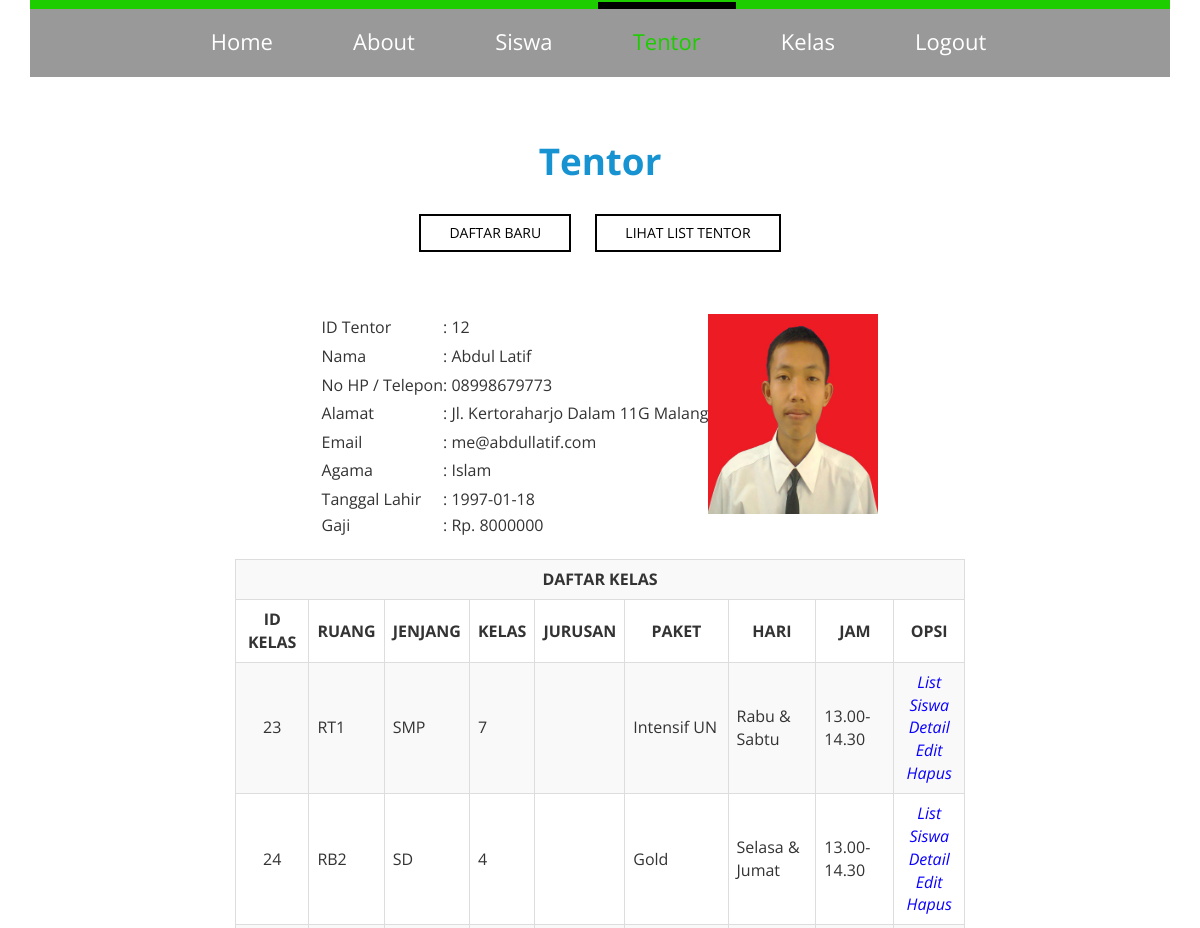
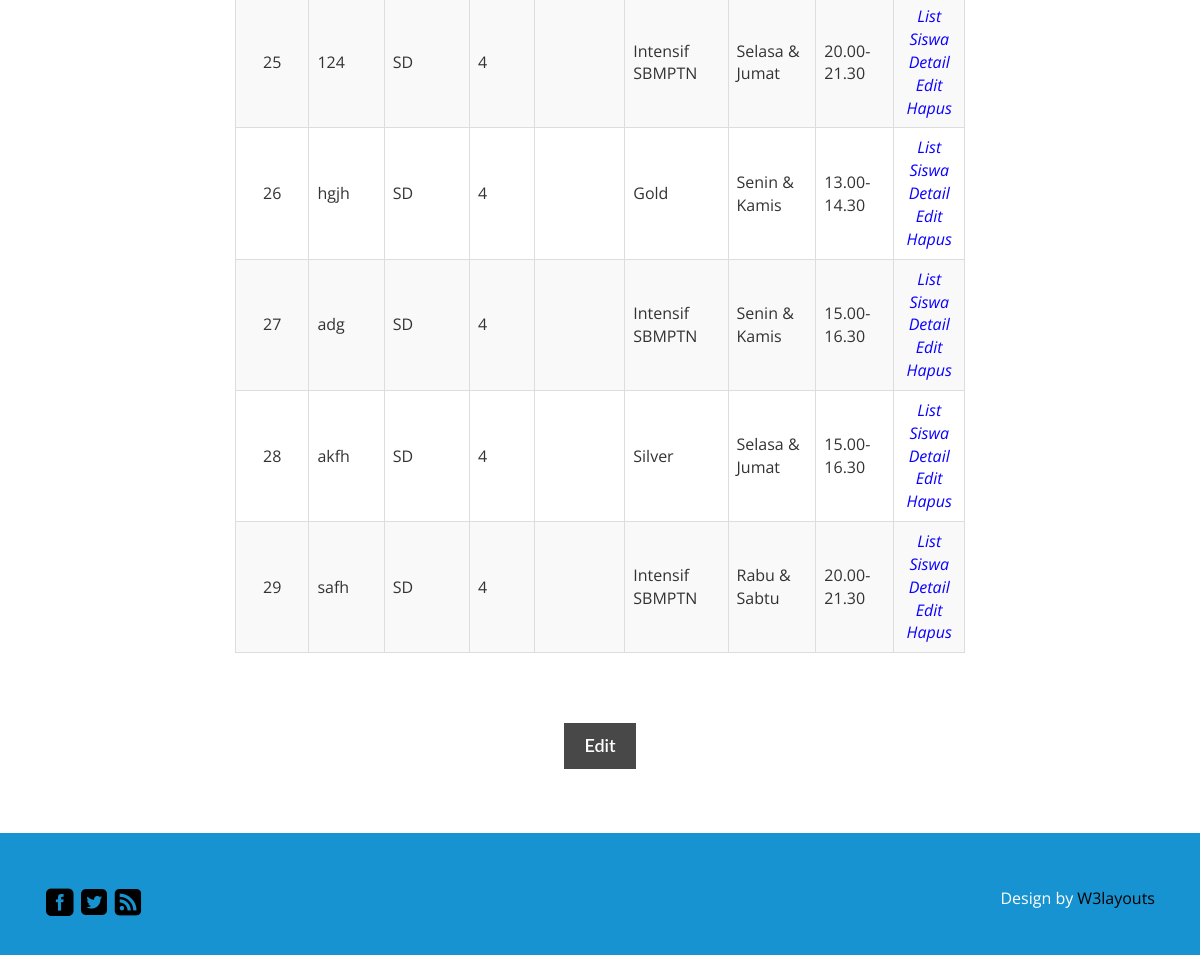
The page /tentor_detail.php?id_tentor=12 (signed in) on the database its author committed (2 pictures, top to bottom).
### tables this page shows
CREATE TABLE IF NOT EXISTS `tb_tentor` (
  `id_tentor` int(20) NOT NULL,
  `nama_tentor` varchar(50) NOT NULL,
  `hp_tentor` varchar(15) NOT NULL,
  `alamat_tentor` varchar(100) NOT NULL,
  `email_tentor` varchar(100) NOT NULL,
  `agama_tentor` varchar(10) DEFAULT NULL,
  `tl_tentor` date NOT NULL,
  `gaji_tentor` int(15) NOT NULL,
  `foto_tentor` longblob NOT NULL
);

CREATE TABLE IF NOT EXISTS `tb_kelas` (
  `id_kelas` int(10) NOT NULL,
  `nama_kelas` varchar(20) NOT NULL,
  `jenjang_kelas` varchar(5) NOT NULL,
  `tingkat_kelas` int(2) NOT NULL,
  `jurusan_kelas` varchar(3) DEFAULT NULL,
  `paket_kelas` varchar(15) NOT NULL,
  `kapasitas_kelas` int(2) NOT NULL,
  `hari_kelas` varchar(60) NOT NULL,
  `jam_kelas` varchar(60) NOT NULL,
  `id_tentor` int(10) NOT NULL
);

### tentor_detail.php (the view, shortened to what this page needs)
<?php
	if(ISSET($_SESSION['username']))
	{
		if (!ISSET($_GET['id_tentor']))
		header('location:tentor_list.php');
		else
		{
			$id_tentor	= $_GET['id_tentor'];
			$qryedit	= mysql_query ("SELECT * FROM tb_tentor WHERE id_tentor = '$id_tentor'");
			$dataku		= mysql_fetch_object($qryedit);
			?>
<!DOCTYPE html>
<html>
<head>
<link href="css/bootstrap.css" rel='stylesheet' type='text/css' />
<link href="css/style.css" rel='stylesheet' type='text/css' />
</head>
<body>
	<div class="banner1" id="home">
		<div class="container">
			<div class="header">
				<div class="menu">
					<ul class="nav" id="nav">
					<li><a href="index.php">Home</a></li>
					<li><a href="about.html">About</a></li>
					<li><a href="siswa_form.php">Siswa</a></li>
					<li class="active"><a href="tentor_form.php">Tentor</a></li>
					<li><a href="kelas_form.php">Kelas</a></li>
					<li><a href="logout.php">Logout</a></li>
					</ul>
				</div>
			</div>
		</div>
	</div>
	<div class="portfolios" id="portfolio">
		<div class="container">
			<h3 class="top-head w_hd">Tentor</h3>
			<ul id="filters" class="clearfix">
						<a href="tentor_form.php"><li><span class="filter">Daftar Baru</span></li></a>
						<a href="tentor_list.php"><li><span class="filter">Lihat List Tentor</span></li></a>
					</ul>
                    <br />
                    <br />
                    <div class="col-md-2">
                    </div>
				<div class="col-md-8 contact-left">
					<div class="contact-text">
                    	<center>
						<table>
							<tr>
								<td>ID Tentor</td>
								<td>: <?php echo $dataku->id_tentor; ?></td>
								<td rowspan="7">
									<img src="<?php echo $dataku->foto_tentor ?>" alt="<?php echo $dataku->nama_tentor?>" width="170" height="200" />
								</td>
							</tr>
							<tr>
								<td>Nama</td>
								<td>: <?php echo $dataku->nama_tentor; ?></td>
							</tr>
							<tr>
								<td>No HP / Telepon</td>
								<td>: <?php echo $dataku->hp_tentor; ?></td>
							</tr>
							<tr>
								<td>Alamat</td>
								<td>: <?php echo $dataku->alamat_tentor; ?></td>
							</tr>
							<tr>
								<td>Email</td>
								<td>: <?php echo $dataku->email_tentor; ?></td>
							</tr>
							<tr>
								<td>Agama</td>
								<td>: <?php echo $dataku->agama_tentor; ?></td>
							</tr>
							<tr>
								<td>Tanggal Lahir</td>
								<td>: <?php echo $dataku->tl_tentor; ?></td>
							</tr>
							<tr>
								<td>Gaji</td>
								<td>: Rp. <?php echo $dataku->gaji_tentor; ?></td>
							</tr>
						</table>
						<br />
						<table class="table table-bordered table-hover table-striped">
							<tr>
								<th colspan="9" style="text-align:center; vertical-align:middle">DAFTAR KELAS</th>
							</tr>
							<tr>
								<th style="text-align:center; vertical-align:middle">ID KELAS</th>
								<th style="text-align:center; vertical-align:middle">RUANG</th>
								<th style="text-align:center; vertical-align:middle">JENJANG</th>
								<th style="text-align:center; vertical-align:middle">KELAS</th>
								<th style="text-align:center; vertical-align:middle">JURUSAN</th>
								<th style="text-align:center; vertical-align:middle">PAKET</th>
								<th style="text-align:center; vertical-align:middle">HARI</th>
								<th style="text-align:center; vertical-align:middle">JAM</th>
								<th style="text-align:center; vertical-align:middle">OPSI</th>
							</tr>
							<?php
								$qry	= mysql_query ("select * from tb_kelas where id_tentor = '$id_tentor'");
								while($datamu = mysql_fetch_object($qry))
								{
									?>
									<tr>
										<td style="vertical-align:middle" align="center">
											<?php
												if (isset($_GET["id_tentor"]))
												echo $datamu->id_kelas;
												else echo "-";
											?>
										</td>
										<td style="vertical-align:middle">
											<?php
												if (isset($_GET["id_tentor"]))
												echo $datamu->nama_kelas;
												else echo "-";
											?>
										</td>
										<td style="vertical-align:middle">
											<?php
												if (isset($_GET["id_tentor"]))
												echo $datamu->jenjang_kelas;
												else echo "-";
											?>
										</td>
										<td style="vertical-align:middle">
											<?php
												if (isset($_GET["id_tentor"]))
												echo $datamu->tingkat_kelas;
												else echo "-";
											?>
										</td>
										<td style="vertical-align:middle">
										</td>
										<td style="vertical-align:middle">
											<?php
												if (isset($_GET["id_tentor"]))
												echo $datamu->paket_kelas;
												else echo "-";
											?>
										</td>
										<td style="vertical-align:middle">
											<?php
												if (isset($_GET["id_tentor"]))
												echo $datamu->hari_kelas;
												else echo "-";
											?>
										</td>
										<td style="vertical-align:middle">
											<?php
												if (isset($_GET["id_tentor"]))
												echo $datamu->jam_kelas;
												else echo "-";
											?>
										</td>
										<td align="center" style="vertical-align:middle">
											<a href="kelas_siswa.php?id_kelas=<?php echo $datamu->id_kelas?>"><i style="color:#0A00FF">List Siswa</i></a><br />
											<a href="kelas_detail.php?id_kelas=<?php echo $datamu->id_kelas?>"><i style="color:#0A00FF">Detail</i></a><br />
											<a href="kelas_edit.php?id_kelas=<?php echo $datamu->id_kelas?>"><i style="color:#0A00FF">Edit</i></a><br />
											<a href="kelas_hapus.php?id_kelas=<?php echo $datamu->id_kelas?>"><i style="color:#0A00FF">Hapus</i></a>
										</td>
									</tr>
									<?php
								}
							?>
						</table>
						<br />
                        <center>
						<a href="siswa_edit.php?id_siswa=<?php echo $dataku->id_siswa?>"><input type="button" value="Edit" /></a>
                        </center>
					</div>
				</div>
                    <div class="col-md-2">
                    </div>
			</div>
		</div>
	<div class="footer">
		<div class="container">
			<div class="footer-main">
				<div class="col-md-6 footer-left">
					<ul>
						<li><a href="#"><span class="fb"> </span></a></li>
						<li><a href="#"><span class="twit"> </span></a></li>
						<li><a href="#"><span class="in"> </span></a></li>
					</ul>
				</div>
				<div class="col-md-6 footer-right">
					<p>Design by <a href="http://w3layouts.com/">W3layouts</a></p>
				</div>
				<div class="clearfix"> </div>
			</div>
		</div>
	</div>
</body>
</html>
			<?php
		}
	}
	else
	{
		header('location:login_form.php?pesan=login');
		}
?>

### css/style.css (style rules this page uses)
h4, h5, h6, h1, h2, h3 { margin-top: 0; }
ul, ol { margin: 0; }
p { margin: 0; }
html, body { font-family: 'Open Sans', sans-serif; font-size: 100%; background:#fff; }
body a { transition:0.5s all; -webkit-transition:0.5s all; -moz-transition:0.5s all; -o-transition:0.5s all; -ms-transition:0.5s all; }
.menu { text-align: center; }
.menu li { display:inline-block; }
.menu li:first-child { margin-left:0; }
.menu li a { display: block; font-size: 22px; font-weight: 400; color: #fff; -webkit-transition: all 0.3s ease; -moz-transition: all 0.3s ease; -o-transition: all 0.3s ease; transition: all 0.3s ease; text-align: center; }
.menu li a:hover,.menu li.active a { color:#1dcd00; }
.nav:before, .nav:after { content: " "; display: table; }
.nav:after { clear: both; }
.nav li { border-top: 5px solid #1dcd00; margin: -7px 3px; }
.nav li:hover,.nav li.active { border-top: 7px solid #000; }
.nav > li > a { margin: 0px 10px; padding: 17px 25px 27px 25px; }
.header { background: rgba(0, 0, 0, 0.4); border-top: 9px solid #1dcd00; }
.footer { background:#1793d1; padding:2em 0px; }
.footer-left ul { padding:0px; }
.footer-left ul li { list-style:none; display:inline-block; }
.footer-left ul li span { background:url(../images/footer-sprit.png) no-repeat; width:30px; height:30px; display:block; transition:0.5s all; -webkit-transition:0.5s all; -moz-transition:0.5s all; -o-transition:0.5s all; -ms-transition:0.5s all; }
.footer-left ul li span.fb { background-position:0px 0px; }
.footer-left ul li span.twit { background-position:-30px 0px; }
.footer-left ul li span.in { background-position:-60px 0px; }
.footer-right p a { color: #000; }
.footer-right p { color: #fff; font-size:16px; text-align: right; }
.footer-main { margin-top: 22px; }
input[type="button"] { border: none; outline: none; color: #fff; background: #494848; padding: 10px 20px; font-family: 'Lato', sans-serif; font-size: 18px; font-weight: 600; margin-top: 1.5em; -webkit-appearance: none; }
.portfolios { padding:4em 0px; text-align:center; }
.w_hd { color: #1793d1!important; font-size: 2.3em; font-weight: 700; }
ul#filters { padding: 0px; margin: 2em 0 1em 0px; }
#filters li { display: -webkit-inline-box; margin:0 10px; }
#filters li span { display: block; padding: 0.5em 2em; text-decoration: none; color: #010101; cursor: pointer; font-size: 0.875em; font-weight: 400; text-transform: uppercase; border: 2px solid #010101; }
.container:after { content: "\0020"; display: block; height: 0; clear: both; visibility: hidden; }
.clearfix:before, .clearfix:after, .row:before, .row:after { content: '\0020'; display: block; overflow: hidden; visibility: hidden; width: 0; height: 0; }
.row:after, .clearfix:after { clear: both; }
.row, .clearfix { zoom: 1; }

### rows shown on the page
tb_tentor: id_tentor "12", foto_tentor+nama_tentor (picture), nama_tentor "Abdul Latif", hp_tentor "08998679773", alamat_tentor "Jl. Kertoraharjo Dalam 11G Malang", email_tentor "me@abdullatif.com", agama_tentor "Islam", tl_tentor "1997-01-18", gaji_tentor "8000000"
tb_kelas: id_kelas "23", nama_kelas "RT1", jenjang_kelas "SMP", tingkat_kelas "7", paket_kelas "Intensif UN", hari_kelas "Rabu & Sabtu", jam_kelas "13.00-14.30"
tb_kelas: id_kelas "24", nama_kelas "RB2", jenjang_kelas "SD", tingkat_kelas "4", paket_kelas "Gold", hari_kelas "Selasa & Jumat", jam_kelas "13.00-14.30"
tb_kelas: id_kelas "25", nama_kelas "124", jenjang_kelas "SD", tingkat_kelas "4", paket_kelas "Intensif SBMPTN", hari_kelas "Selasa & Jumat", jam_kelas "20.00-21.30"
tb_kelas: id_kelas "26", nama_kelas "hgjh", jenjang_kelas "SD", tingkat_kelas "4", paket_kelas "Gold", hari_kelas "Senin & Kamis", jam_kelas "13.00-14.30"
tb_kelas: id_kelas "27", nama_kelas "adg", jenjang_kelas "SD", tingkat_kelas "4", paket_kelas "Intensif SBMPTN", hari_kelas "Senin & Kamis", jam_kelas "15.00-16.30"
tb_kelas: id_kelas "28", nama_kelas "akfh", jenjang_kelas "SD", tingkat_kelas "4", paket_kelas "Silver", hari_kelas "Selasa & Jumat", jam_kelas "15.00-16.30"
tb_kelas: id_kelas "29", nama_kelas "safh", jenjang_kelas "SD", tingkat_kelas "4", paket_kelas "Intensif SBMPTN", hari_kelas "Rabu & Sabtu", jam_kelas "20.00-21.30"
